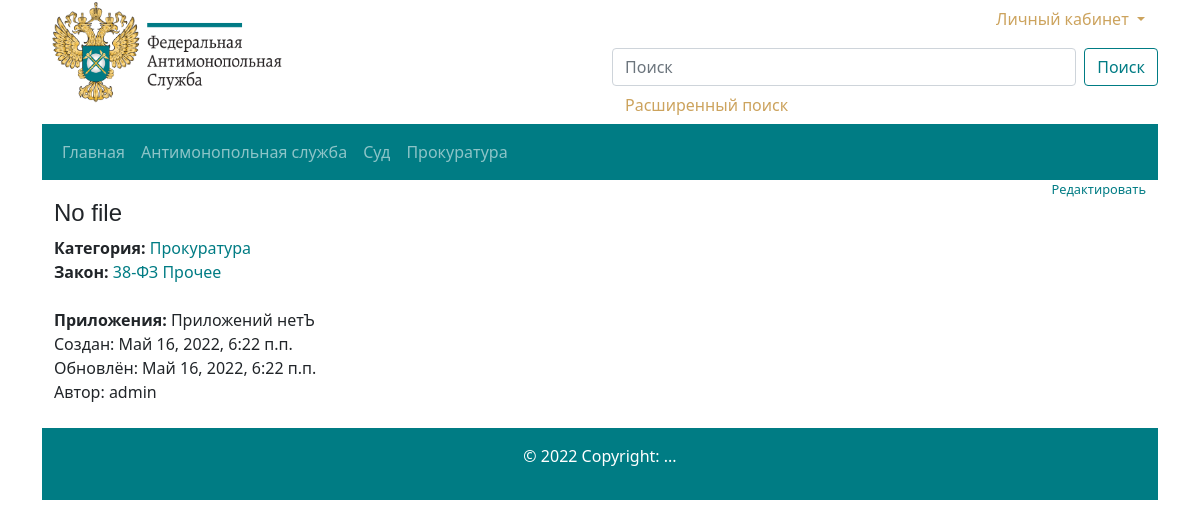
/document/no-file/, run on an earlier commit of the app's database.
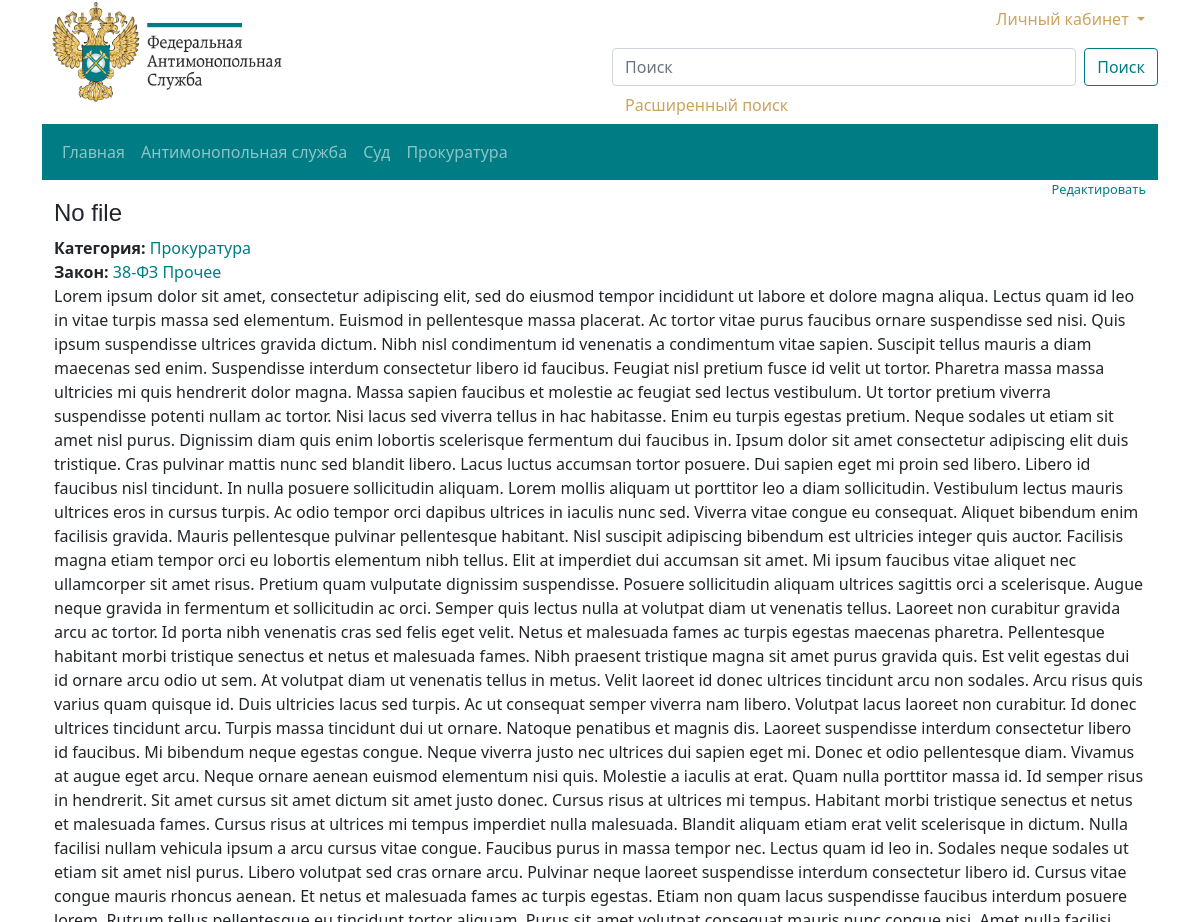
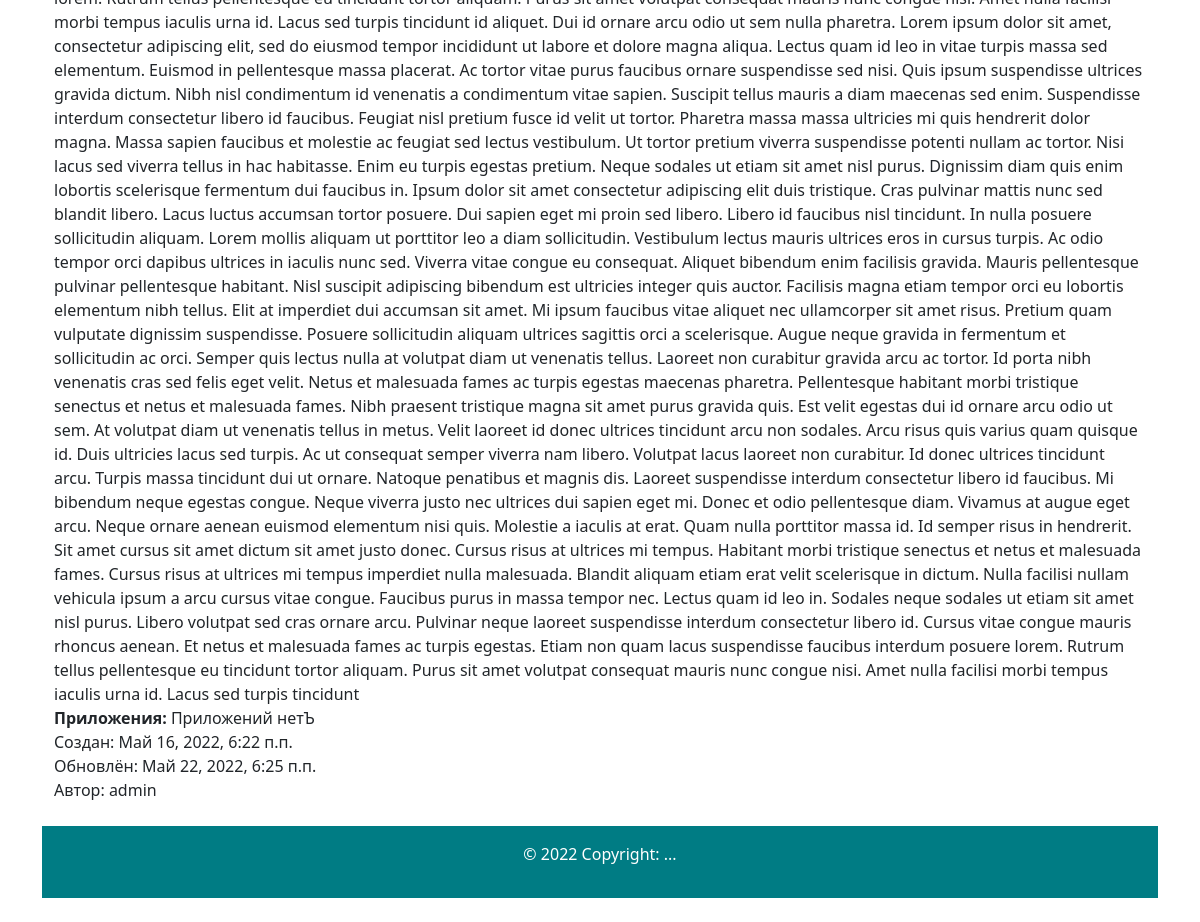
And on a later commit of the database (2 pictures, top to bottom).
### base/models.py (models this page shows, shortened)
class Document(models.Model):
    title = models.CharField(verbose_name="Заголовок", max_length=250)
    slug = models.SlugField("Ссылка", max_length=250, unique=True)
    user = models.ForeignKey(User,
                             verbose_name="Пользователь",
                             on_delete=models.CASCADE)
    category = models.ForeignKey(
        Category, verbose_name="Категория", related_name="categories",
        on_delete=models.CASCADE)
    law = models.ManyToManyField(
        Law, verbose_name="Закон",
        blank=True)
    text = models.TextField(verbose_name="Текст", blank=True, null=True)
    date_create = models.DateTimeField(
        auto_now_add=True, verbose_name="Дата создания")
    date_update = models.DateTimeField(
        auto_now=True, verbose_name="Дата обновления")
    class Meta:
        verbose_name = "Документ"
        verbose_name_plural = "Документы"

class Category(models.Model):
    title = models.CharField(verbose_name="Категория", max_length=250)
    slug = models.SlugField("Ссылка", max_length=250, unique=True)
    class Meta:
        verbose_name = "Категория"
        verbose_name_plural = "Категории"

### base/views.py (the view)
# urls.py: path('document/<str:slug>/', views.DocumentDetailView.as_view(), name='document_detail'),
class DocumentDetailView(DetailView):
    model = Document
    template_name = 'base/document_detail.html'
    context_object_name = 'documents'
    def get_context_data(self, **kwargs):
        context = super(DocumentDetailView, self).get_context_data(**kwargs)
        context['category'] = Category.objects.all()
        context['laws'] = Law.objects.all()
        slug = self.kwargs.get('slug', '')
        document = Document.objects.get(slug=slug)
        context['files']  = DocumentFile.objects.filter(document=document)
        return context

### base/templates/base/document_detail.html (shortened to what this page needs)
{% extends 'base.html' %}
{% load static %}
{% block content %}
<div style="font-size: 80%; text-align:right;"><a class="text-decoration-none" href="view/" style="color: #007c84;">Редактировать</a>  </div>
    <h4 class="card-title">
        {{documents.title}}
        <br>
    </h4>
    <b>Категория:</b>
    <a class="text-decoration-none" href="/category/{{documents.category.slug}}/" style="color: #007c84;"> {{documents.category.title}}</a>
 <br>
    <b> Закон: </b>
    {% for l in documents.law.all %}
    <a class="text-decoration-none" href="/laws/{{l.slug}}/" style="color: #007c84;"> {{l.shorttitle}} </a>
    {% endfor %}
    <br>
    {{documents.text}}
   <br>
    <b>Приложения: </b>
        {% if files %}
            {% for f in files %}
            <p class="filelogo">
                  <a class="text-decoration-none" href="{{f.file.url}}" download style="color: #007c84;font-weight: bold;">
                 {{ f.filename }}
                </a>
                ({{f.file.size|filesizeformat }})
            </p>
            {% endfor %}
        {% else %}
            Приложений нетЪ
        {% endif %}
    <br>
    Создан: {{documents.date_create}}    <br>
    Обновлён: {{documents.date_update}}    <br>
    Автор: {{documents.user}}
</div>
{% endblock content %}

What changed in the data, as far as the page shows it:
changed Document "No file": text (not shown) → "Lorem ipsum dolor sit amet, consectetur adipiscing elit, sed do eiusmod tempor incididunt ut labore et dolore magna aliqua. Lectus quam id leo in vitae turpis massa sed elementum. Euismod in pellentesque massa placerat. Ac tortor vitae purus faucibus ornare suspendisse sed nisi. Quis ipsum suspendisse ultrices gravida dictum. Nibh nisl condimentum id venenatis a condimentum vitae sapien. Suscipit tellus mauris a diam maecenas sed enim. Suspendisse interdum consectetur libero id faucibus. Feugiat nisl pretium fusce id velit ut tortor. Pharetra massa massa ultricies mi quis hendrerit dolor magna. Massa sapien faucibus et molestie ac feugiat sed lectus vestibulum. Ut tortor pretium viverra…"; date_update "Май 16, 2022, 6:22 п.п." → "Май 22, 2022, 6:25 п.п."
